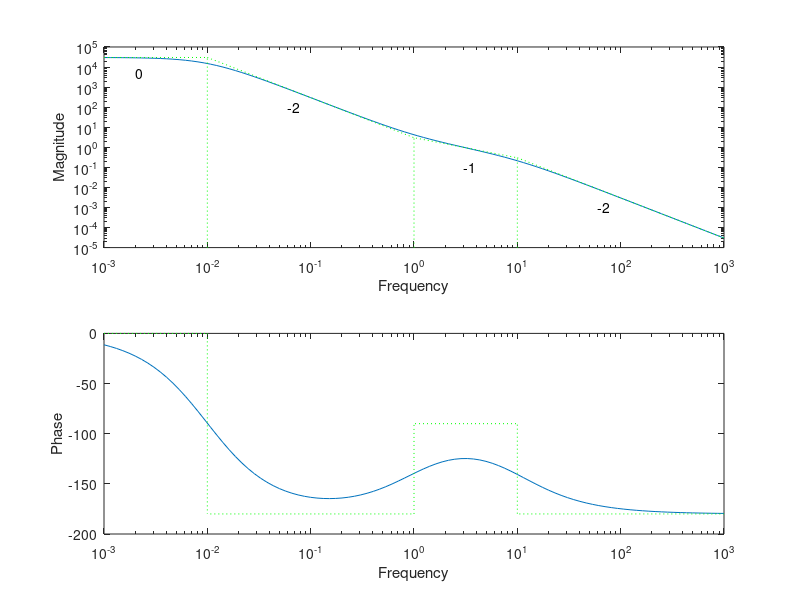

The MATLAB source for this figure:
clear
s=tf('s');
gain=30;
L=gain*(s+1)/(s+0.01)^2/(s+10);

w=logspace(-3,3,100);
[mag,pha]=bode(L,w);

clf;
subplot(211)
loglog(w,mag(:),[1e-3 1e-2 1 10 1e3], [3e4 3e4 3 0.3 3e-5],'g:',...
       [1e-2 1e-2],[1e-5 3e4],'g:',[1 1],[1e-5 3],'g:',[10 10],[1e-5 0.3],'g:') 
ylabel('Magnitude')
xlabel('Frequency')
axis([1e-3,1e3,1e-5,1e5])
text(0.002,5000,'0');text(0.06,100,'-2');text(3,0.1,'-1');text(60,0.001,'-2');

subplot(212) 
semilogx(w,pha(:),[1e-3 1e-2 1e-2 1 1 10 10 1e3],...
                  [0 0 -180 -180 -90 -90 -180 -180],'g:')

ylabel('Phase')
xlabel('Frequency')
axis([1e-3,1e3,-200,0]);